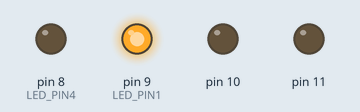
The sketch below on a simulated Arduino Uno, built with avr-gcc and run on an emulated ATmega328P. Shown: output pins drawn as LEDs (lit = HIGH). Random numbers use the default seed unless the sketch sets one.

Above: at 1.4 s.
At 2.0 s:
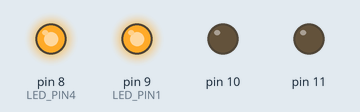
At 2.4 s:
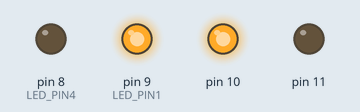
At 3.0 s:
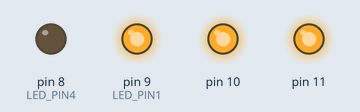
At 8.0 s:
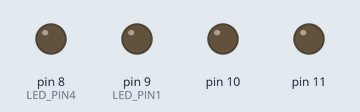
Timing chart, 0 to 9.5 s (numbered marks = the images above):
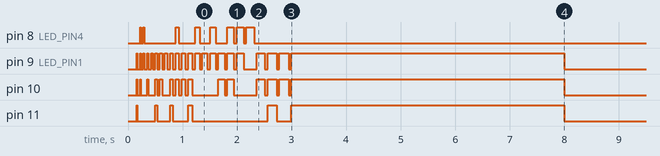

The sketch:

electronic-dice.ino
```cpp
/*
 *  LED configuration
 *
 *    |3|     |4|
 *
 *    |2| |7| |5|
 *
 *    |1|     |6|
 *
 */


/* LED Pins */
#define LED_PIN1 1  // LED 1 and 4
#define LED_PIN2 3  // LED 2 and 5
#define LED_PIN3 2  // LED 3 and 6
#define LED_PIN4 0  // LED 7

/* Sensor pin */
#define SENSOR_PIN A2

/* Final result show timeout (in milliseconds) */
#define RESULT_TIMEOUT 5000


#include <avr/sleep.h>


void setup()
{
	// LED pins are outputs
	DDRB |= _BV(LED_PIN1) | _BV(LED_PIN2) | _BV(LED_PIN3) | _BV(LED_PIN4);

	// Sensor pin is an input
	DDRB &= ~_BV(SENSOR_PIN);

	// All outputs are low, internal pull-ups are disconnected
	PORTB = 0x00;

	// Sleep mode is enabled and set to power-down
	MCUCR |= _BV(SE) | _BV(SM1);
	MCUCR &= ~_BV(SM0);

	// Initialize random generator
	randomSeed(analogRead(SENSOR_PIN));

	// Be a dice, do your thing ;)
	animateDice();

	// Enter sleep mode indefinitely
	sleep_cpu();
}


void loop() {}


void animateDice()
{
	char al = 22 + random(5);
	float as = 1.6 + (random(41) / 100);

	for (char i = 1; i < al; i++)
	{
		showNumber(getRandomNumber(), pow(i, as));
		delay(50);
	}

	showNumber(getRandomNumber(), RESULT_TIMEOUT);
}


/* Returns a number from 1 to 6 which is always different from the previous one */
char getRandomNumber()
{
	static char previous = 0;
	char number;

	do {
		number = random(1, 7);
	} while (number == previous);

	previous = number;

	return number;
}


/* Shows "number" on the dice for "duration" milliseconds */
void showNumber(char number, unsigned int duration)
{
	switch (number)
	{
		case 1: PORTB |= _BV(LED_PIN4); break;
		case 2: PORTB |= _BV(LED_PIN1); break;
		case 3: PORTB |= _BV(LED_PIN1) | _BV(LED_PIN4); break;
		case 4: PORTB |= _BV(LED_PIN1) | _BV(LED_PIN3); break;
		case 5: PORTB |= _BV(LED_PIN1) | _BV(LED_PIN3) | _BV(LED_PIN4); break;
		case 6: PORTB |= _BV(LED_PIN1) | _BV(LED_PIN2) | _BV(LED_PIN3); break;
		default: return;
	}

	delay(duration);

	PORTB &= ~(_BV(LED_PIN1) | _BV(LED_PIN2) | _BV(LED_PIN3) | _BV(LED_PIN4));
}
```
